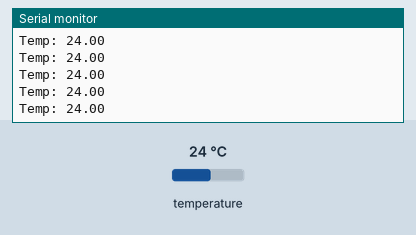
This sketch was run on a simulated Teensy 4. Parts: the last lines printed to the serial monitor. The test bench sets the inputs (shaded band); at power-on: temperature 24 °C.

Above: at 1.2 s.
1.3 s: temperature set to 12 °C
At 2.0 s:
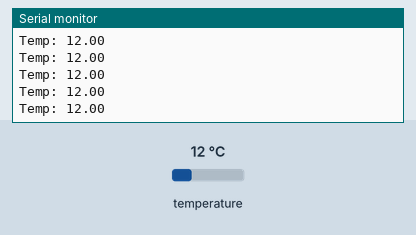
2.8 s: temperature set to 19 °C
At 3.4 s:
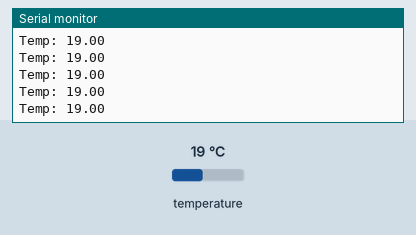
Timing chart, 0 to 5.8 s (numbered marks = the images above; inputs shaded):
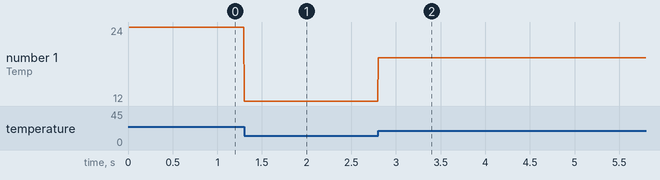

Measured:
- after the input at 1.3 s, the serial monitor: prints a new line at once (image 1)
- after the input at 2.8 s, the serial monitor: prints a new line at once (image 2)
- plotted number 1: 24 → 12 after the input at 1.3 s, 12 → 19 after the input at 2.8 s

The sketch:

UNO_DS18B20_Sensor_Serial_1_0.ino
```cpp
#include "DS18B20.h"
#include "OneWire.h"

#define ONE_WIRE_BUS 2

OneWire oneWire(ONE_WIRE_BUS);
DS18B20 sensor(&oneWire);


void setup(void)
{
  Serial.begin(115200);
  Serial.println(__FILE__);
  Serial.print("DS18B20 Library version: ");
  Serial.println(DS18B20_LIB_VERSION);

  sensor.begin();
}


void loop(void)
{
  sensor.requestTemperatures();

  while (!sensor.isConversionComplete());  // wait until sensor is ready

  Serial.print("Temp: ");
  Serial.println(sensor.getTempC());
}
```

DS18B20.cpp
```cpp
//
//    FILE: DS18B20.cpp
//  AUTHOR: Rob.Tillaart@gmail.com
// VERSION: 0.1.0
//    DATE: 2017-07-25
//
// PUPROSE: library for DS18B20 temperature sensor with minimal footprint
//
// HISTORY:
// 0.1.0 = 2017-07-25 initial version

#include "Arduino.h"
#include "DS18B20.h"

// OneWire commands
#define STARTCONVO      0x44
#define READSCRATCH     0xBE
#define WRITESCRATCH    0x4E

// Scratchpad locations
#define TEMP_LSB        0
#define TEMP_MSB        1
// #define HIGH_ALARM_TEMP 2
// #define LOW_ALARM_TEMP  3
// #define CONFIGURATION   4
// #define INTERNAL_BYTE   5
// #define COUNT_REMAIN    6
// #define COUNT_PER_C     7
// #define SCRATCHPAD_CRC  8

// Device resolution
#define TEMP_9_BIT  0x1F //  9 bit
#define TEMP_10_BIT 0x3F // 10 bit
#define TEMP_11_BIT 0x5F // 11 bit
#define TEMP_12_BIT 0x7F // 12 bit


DS18B20::DS18B20(OneWire* _oneWire)
{
  _wire = _oneWire;
}

bool DS18B20::begin(void)
{
  _wire->reset_search();
  _wire->search(deviceAddress);
  return (_wire->crc8(deviceAddress, 7) == deviceAddress[7]);
}

void DS18B20::readScratchPad(uint8_t *scratchPad, uint8_t fields)
{
  _wire->reset();
  _wire->select(deviceAddress);
  _wire->write(READSCRATCH);

  for(uint8_t i=0; i < fields; i++)
  {
    scratchPad[i] = _wire->read();
  }
  _wire->reset();
}

bool DS18B20::isConversionComplete(void)
{
  return (_wire->read_bit() == 1);
}

void DS18B20::requestTemperatures(void)
{
  _wire->reset();
  _wire->skip();
  _wire->write(STARTCONVO, 0);
}

float DS18B20::getTempC(void)
{
  ScratchPad scratchPad;
  readScratchPad(scratchPad, 2);

  int16_t rawTemperature = (((int16_t)scratchPad[TEMP_MSB]) << 8) | scratchPad[TEMP_LSB];

  float temp = 0.0625 * rawTemperature;
  if (temp < -55) return DEVICE_DISCONNECTED;
  return temp;
}

void DS18B20::setResolution(uint8_t newResolution)
{
  _wire->reset();
  _wire->select(deviceAddress);
  _wire->write(WRITESCRATCH);
  // two dummy values for LOW & HIGH ALARM
  _wire->write(0);
  _wire->write(100);
  switch (newResolution)
  {
  case 12:
    _wire->write(TEMP_12_BIT);
    break;
  case 11:
    _wire->write(TEMP_11_BIT);
    break;
  case 10:
    _wire->write(TEMP_10_BIT);
    break;
  case 9:
  default:
    _wire->write(TEMP_9_BIT);
    break;
  }
  _wire->reset();
}

//  END OF FILE
```

DS18B20.h
```cpp
//
//    FILE: DS18B20.h
//  AUTHOR: Rob.Tillaart@gmail.com
// VERSION: 0.1.0
//    DATE: 2017-07-25
//
// PUPROSE: library for DS18B20 temperature sensor with minimal footprint
//

#ifndef DS18B20_H
#define DS18B20_H

#define DS18B20_LIB_VERSION "0.1.0"

#include "OneWire.h"

// Error Code
#define DEVICE_DISCONNECTED -127

typedef uint8_t DeviceAddress[8];
typedef uint8_t ScratchPad[9];

class DS18B20
{
public:
  explicit  DS18B20(OneWire *);
  bool      begin(void);
  void      setResolution(uint8_t);
  void      requestTemperatures(void);
  float     getTempC(void);
  bool      isConversionComplete(void);

private:
  void          readScratchPad(uint8_t *, uint8_t);
  DeviceAddress deviceAddress;
  OneWire*      _wire;
};

#endif

//  END OF FILE
```
